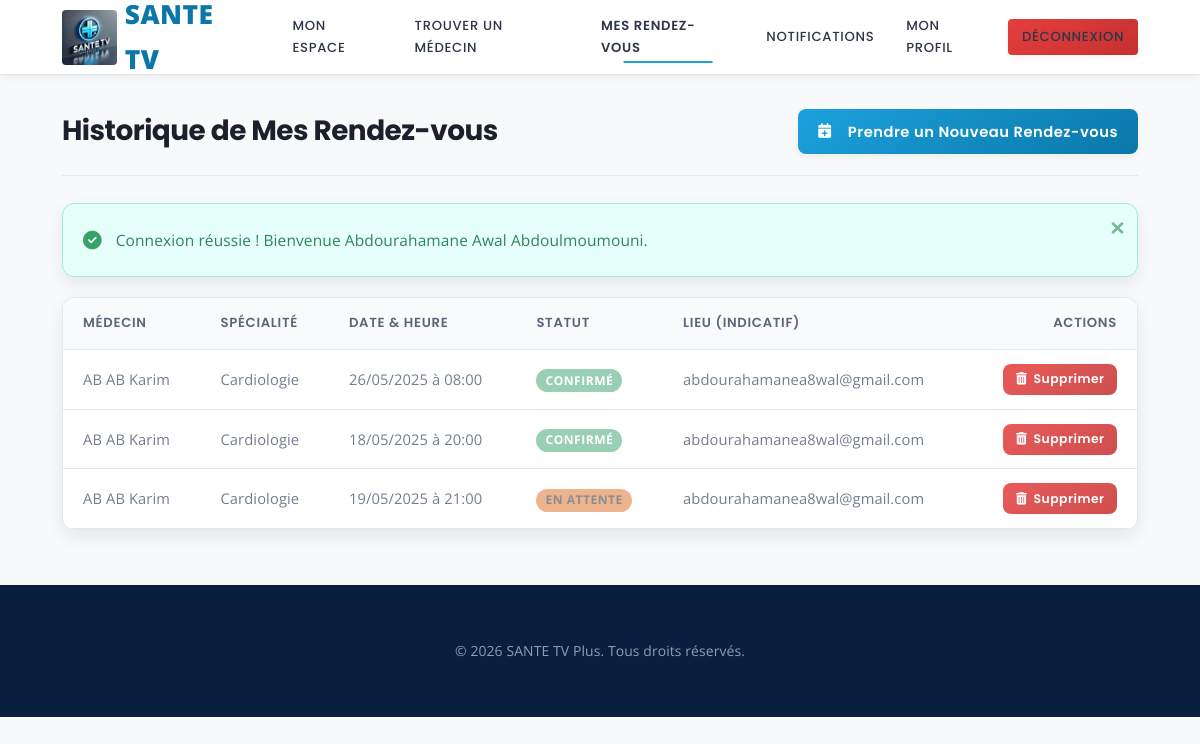
/php/mes_rendez_vous_patient.php (signed in), run on the app's committed database.
### tables this page shows
CREATE TABLE `rendez_vous` (
  `id` int(11) NOT NULL,
  `medecin_id` int(11) NOT NULL,
  `patient_id` int(11) NOT NULL,
  `date_rdv` date NOT NULL,
  `heure_rdv` time NOT NULL,
  `statut` enum('en attente','confirmé','annulé','refusé','terminé') DEFAULT 'en attente',
  `motif_rdv` text DEFAULT NULL,
  `motif_annulation` text DEFAULT NULL,
  `vue_par_patient` tinyint(1) DEFAULT 0,
  `vue_par_medecin` tinyint(1) DEFAULT 0,
  `supprime_par_patient` tinyint(1) NOT NULL DEFAULT 0,
  `supprime_par_medecin` tinyint(1) NOT NULL DEFAULT 0,
  `created_at` timestamp NOT NULL DEFAULT current_timestamp(),
  `updated_at` timestamp NOT NULL DEFAULT current_timestamp() ON UPDATE current_timestamp()
);

CREATE TABLE `medecins` (
  `id` int(11) NOT NULL,
  `nom` varchar(100) NOT NULL,
  `prenom` varchar(100) NOT NULL,
  `specialite` varchar(100) NOT NULL,
  `email` varchar(100) NOT NULL,
  `telephone` varchar(20) DEFAULT NULL,
  `adresse` varchar(255) DEFAULT NULL,
  `mot_de_passe` varchar(255) NOT NULL,
  `document_justificatif` varchar(255) DEFAULT NULL,
  `valide` tinyint(1) DEFAULT 0 COMMENT '0=en attente, 1=validé',
  `photo` varchar(255) DEFAULT NULL,
  `horaires` text DEFAULT NULL COMMENT 'Description textuelle des horaires',
  `latitude` decimal(10,8) DEFAULT NULL,
  `longitude` decimal(11,8) DEFAULT NULL,
  `created_at` timestamp NOT NULL DEFAULT current_timestamp()
);

### php/mes_rendez_vous_patient.php (the view, shortened to what this page needs)
<?php
require 'db.php';
$patient_id = $_SESSION['utilisateur_id'];
$stmt_rdv_list_patient = $pdo->prepare("
    SELECT
        rv.id, rv.date_rdv, rv.heure_rdv, rv.statut, rv.motif_annulation, rv.vue_par_patient,
        m.nom AS medecin_nom, m.prenom AS medecin_prenom, m.specialite AS medecin_specialite,
        m.adresse AS medecin_adresse,
        CONCAT(rv.date_rdv, ' ', rv.heure_rdv) AS datetime_rdv_str,
        CASE
            WHEN rv.statut = 'confirmé' AND CONCAT(rv.date_rdv, ' ', rv.heure_rdv) >= NOW() THEN 1
            WHEN rv.statut = 'en attente' AND CONCAT(rv.date_rdv, ' ', rv.heure_rdv) >= NOW() THEN 2
            WHEN rv.statut = 'confirmé' AND CONCAT(rv.date_rdv, ' ', rv.heure_rdv) < NOW() THEN 3
            WHEN rv.statut = 'refusé' THEN 4
            WHEN rv.statut = 'annulé' THEN 5
            ELSE 6
        END AS sort_priority
    FROM rendez_vous rv
    JOIN medecins m ON rv.medecin_id = m.id
    WHERE rv.patient_id = :patient_id AND rv.supprime_par_patient = 0
    ORDER BY
        sort_priority ASC,
        CASE WHEN sort_priority <= 2 THEN UNIX_TIMESTAMP(CONCAT(rv.date_rdv, ' ', rv.heure_rdv)) ELSE NULL END ASC,
        CASE WHEN sort_priority > 2 THEN UNIX_TIMESTAMP(CONCAT(rv.date_rdv, ' ', rv.heure_rdv)) ELSE NULL END DESC,
        rv.heure_rdv ASC
");
$stmt_rdv_list_patient->execute([':patient_id' => $patient_id]);
$rendezvous_liste_patient = $stmt_rdv_list_patient->fetchAll(PDO::FETCH_ASSOC);
$flash_message_mes_rdv_page = $_SESSION['flash_message'] ?? null;
$flash_type_mes_rdv_page = $_SESSION['flash_type'] ?? '';
?>
<!DOCTYPE html>
<html lang="fr">
<head>
    <link rel="stylesheet" href="../assets/css/styles.css">
    <link rel="stylesheet" href="https://cdnjs.cloudflare.com/ajax/libs/font-awesome/6.5.1/css/all.min.css">
</head>
<body class="body-page-mes-rdv">
<header class="site-header">
    <div class="container">
        <div class="logo-branding"><a href="../index.php" title="Accueil SANTE TV"><img src="../assets/images/logo1.png" alt="SANTE TV Logo" id="logo-img"><span class="site-title">SANTE TV</span></a></div>
        <nav class="main-navigation" id="main-nav">
             <ul>
                <li><a href="dashboard_patient.php" class="nav-link">Mon Espace</a></li>
                <li><a href="../pages/docteurs.php" class="nav-link">Trouver un Médecin</a></li>
                <li><a href="mes_rendez_vous_patient.php" class="nav-link active">Mes Rendez-vous
                </a></li>
                <li><a href="messages_patient.php" class="nav-link <?php echo (basename($_SERVER['PHP_SELF']) == 'messages_patient.php') ? 'active' : ''; ?>"> Notifications
                    </a>
                </li>
                <li><a href="profil_patient.php" class="nav-link">Mon Profil</a></li>
                <li><a href="deconnexion.php" class="nav-link btn btn-sm btn-danger">Déconnexion</a></li>
            </ul>
        </nav>
    </div>
</header>
<main class="main-content user-dashboard-page section-padding">
    <div class="container">
        <div class="page-header">
            <h1 class="page-main-title">Historique de Mes Rendez-vous</h1>
            <a href="../pages/docteurs.php" class="btn primary-action">
                <i class="fas fa-calendar-plus icon-left"></i>Prendre un Nouveau Rendez-vous
            </a>
        </div>
        <?php if ($flash_message_mes_rdv_page): ?>
            <div class="alert alert-<?= htmlspecialchars($flash_type_mes_rdv_page) ?> alert-dismissible">
                <?= htmlspecialchars($flash_message_mes_rdv_page) ?>
                <button type="button" class="close-alert" data-dismiss="alert" aria-label="Fermer" onclick="this.parentElement.style.display='none';">×</button>
            </div>
        <?php endif; ?>
        <?php if (count($rendezvous_liste_patient) > 0): ?>
            <div class="table-responsive-wrapper">
                <table class="data-table rdv-table">
                    <thead>
                        <tr>
                            <th>Médecin</th>
                            <th>Spécialité</th>
                            <th>Date & Heure</th>
                            <th>Statut</th>
                            <th>Lieu (indicatif)</th>
                            <th class="actions-cell">Actions</th>
                        </tr>
                    </thead>
                    <tbody>
                    <?php foreach ($rendezvous_liste_patient as $rdv): ?>
                        <?php
                            $datetime_rdv_obj_pat = new DateTime($rdv['datetime_rdv_str']);
                            $maintenant_obj_pat = new DateTime();
                            $is_past_rdv_pat = $datetime_rdv_obj_pat < $maintenant_obj_pat;
                            $can_cancel_rdv_pat = !$is_past_rdv_pat &&
                                         in_array($rdv['statut'], ['en attente', 'confirmé']) &&
                                         ($datetime_rdv_obj_pat->getTimestamp() - $maintenant_obj_pat->getTimestamp()) >= (24 * 60 * 60);
                            $statut_lower_rdv_pat = strtolower($rdv['statut']);
                            $statut_class_for_css_pat = str_replace(' ', '-', $statut_lower_rdv_pat);
                            $row_class_pat = '';
                            if ($is_past_rdv_pat && !in_array($statut_lower_rdv_pat, ['annulé', 'refusé'])) $row_class_pat .= ' rdv-past';
                        ?>
                        <tr class="<?= trim($row_class_pat) ?>" id="rdv-row-<?= $rdv['id'] ?>">
                            <td data-label="Médecin"><?= htmlspecialchars($rdv['medecin_prenom'] . ' ' . $rdv['medecin_nom']) ?></td>
                            <td data-label="Spécialité"><?= htmlspecialchars($rdv['medecin_specialite']) ?></td>
                            <td data-label="Date & Heure"><?= date('d/m/Y', $datetime_rdv_obj_pat->getTimestamp()) ?> à <?= date('H:i', $datetime_rdv_obj_pat->getTimestamp()) ?></td>
                            <td data-label="Statut">
                                <span class="status-badge status-<?= htmlspecialchars($statut_class_for_css_pat) ?>">
                                    <?= htmlspecialchars(ucfirst($rdv['statut'])) ?>
                                </span>
                            </td>
                            <td data-label="Lieu"><?= htmlspecialchars($rdv['medecin_adresse'] ? mb_strimwidth($rdv['medecin_adresse'], 0, 30, "...") : 'N/A') ?></td>
                            <td class="actions-cell">
                                <?php if ($can_cancel_rdv_pat): ?>
                                    <button type="button" class="btn btn-sm btn-warning open-annulation-modal-patient"
                                            data-rdv-id="<?= $rdv['id'] ?>"
                                            title="Annuler ce rendez-vous">
                                        <i class="fas fa-times-circle"></i> Annuler
                                    </button>
                                <?php elseif (in_array($rdv['statut'], ['en attente', 'confirmé']) && !$is_past_rdv_pat && !$can_cancel_rdv_pat): ?>
                                    <small class="text-muted" title="Les annulations doivent être faites au moins 24h à l'avance.">Annulation tardive</small>
                                <?php elseif ($is_past_rdv_pat && !in_array($rdv['statut'], ['annulé', 'refusé'])) : ?>
                                    <form action="supprimer_rdv_historique.php" method="POST" style="display:inline;">
                                        <button type="submit" class="btn btn-xs btn-danger"
                                                onclick="return confirm('Êtes-vous sûr de vouloir supprimer ce rendez-vous de votre historique ? Cette action est irréversible pour vous.');"
                                                title="Supprimer ce rendez-vous de l'historique">
                                            <i class="fas fa-trash-alt"></i> Supprimer
                                        </button>
                                    </form>
                                <?php else: ?>
                                    <span class="text-muted">-</span>
                                <?php endif; ?>
                            </td>
                        </tr>
                    <?php endforeach; ?>
                    </tbody>
                </table>
            </div>
        <?php else: ?>
            <div class="alert alert-info text-center" style="margin-top: 2rem;">
                <i class="fas fa-info-circle icon-left"></i>Vous n'avez aucun rendez-vous programmé ou passé pour le moment.
            </div>
        <?php endif; ?>
    </div>
</main>
<footer class="site-footer">
   <div class="container"><p class="copyright-text text-center">© <span id="footer-year"></span> SANTE TV Plus. Tous droits réservés.</p></div>
</footer>
</body>
</html>

### data on the page
rendez_vous: medecin.nom "AB AB Karim", medecin.specialite "Cardiologie", Timestamp "26/05/2025", Timestamp "08:00", statut "CONFIRMÉ", medecin.adresse "abdourahamanea8wal@gmail.com"
rendez_vous: medecin.nom "AB AB Karim", medecin.specialite "Cardiologie", Timestamp "18/05/2025", Timestamp "20:00", statut "CONFIRMÉ", medecin.adresse "abdourahamanea8wal@gmail.com"
rendez_vous: medecin.nom "AB AB Karim", medecin.specialite "Cardiologie", Timestamp "19/05/2025", Timestamp "21:00", statut "EN ATTENTE", medecin.adresse "abdourahamanea8wal@gmail.com"

### other printed values
$flash_message_mes_rdv_page "Connexion réussie ! Bienvenue Abdourahamane Awal Abdoulmoumouni."
